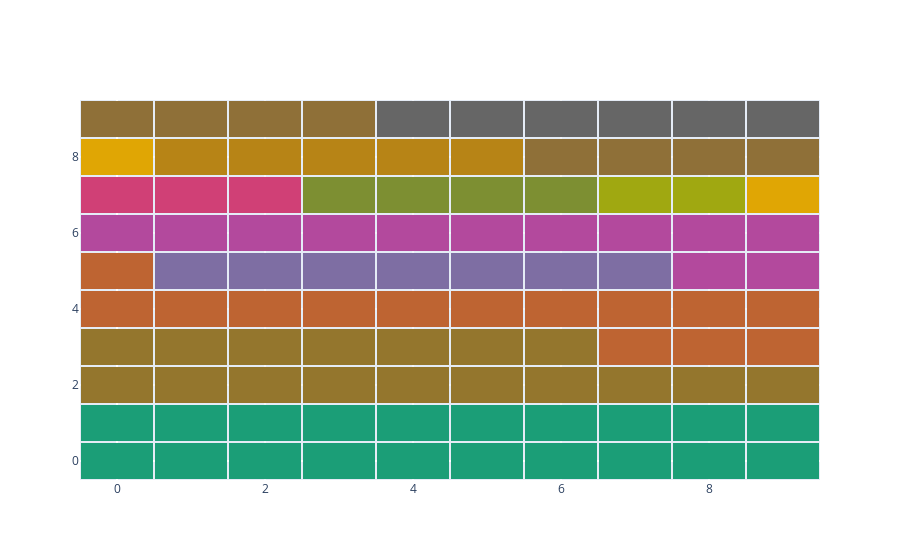

Notebook source saved alongside this figure:
### Markdown cell above
Let's have a look at what we have until now.

### Code cell
fig.show()

### Figure 1 — Plotly figure (JSON) as saved in the notebook; plotly's stock layout.template omitted (floating-point values rounded to 4 significant figures)
{"data": [{"colorscale": [[0, "rgb(27,158,119)"], [0.1429, "rgb(217,95,2)"], [0.2857, "rgb(117,112,179)"], [0.4286, "rgb(231,41,138)"], [0.5714, "rgb(102,166,30)"], [0.7143, "rgb(230,171,2)"], [0.8571, "rgb(166,118,29)"], [1, "rgb(102,102,102)"]], "customdata": [["GRÜNE<br>19.6 %", "GRÜNE<br>19.6 %", "GRÜNE<br>19.6 %", "GRÜNE<br>19.6 %", "GRÜNE<br>19.6 %", "GRÜNE<br>19.6 %", "GRÜNE<br>19.6 %", "GRÜNE<br>19.6 %", "GRÜNE<br>19.6 %", "GRÜNE<br>19.6 %"], ["GRÜNE<br>19.6 %", "GRÜNE<br>19.6 %", "GRÜNE<br>19.6 %", "GRÜNE<br>19.6 %", "GRÜNE<br>19.6 %", "GRÜNE<br>19.6 %", "GRÜNE<br>19.6 %", "GRÜNE<br>19.6 %", "GRÜNE<br>19.6 %", "GRÜNE<br>19.6 %"], ["CDU<br>17.6 %", "CDU<br>17.6 %", "CDU<br>17.6 %", "CDU<br>17.6 %", "CDU<br>17.6 %", "CDU<br>17.6 %", "CDU<br>17.6 %", "CDU<br>17.6 %", "CDU<br>17.6 %", "CDU<br>17.6 %"], ["CDU<br>17.6 %", "CDU<br>17.6 %", "CDU<br>17.6 %", "CDU<br>17.6 %", "CDU<br>17.6 %", "CDU<br>17.6 %", "CDU<br>17.6 %", "SPD<br>13.3 %", "SPD<br>13.3 %", "SPD<br>13.3 %"], ["SPD<br>13.3 %", "SPD<br>13.3 %", "SPD<br>13.3 %", "SPD<br>13.3 %", "SPD<br>13.3 %", "SPD<br>13.3 %", "SPD<br>13.3 %", "SPD<br>13.3 %", "SPD<br>13.3 %", "SPD<br>13.3 %"], ["SPD<br>13.3 %", "DIE LINKE<br>7.3 %", "DIE LINKE<br>7.3 %", "DIE LINKE<br>7.3 %", "DIE LINKE<br>7.3 %", "DIE LINKE<br>7.3 %", "DIE LINKE<br>7.3 %", "DIE LINKE<br>7.3 %", "AfD<br>11.6 %", "AfD<br>11.6 %"], ["AfD<br>11.6 %", "AfD<br>11.6 %", "AfD<br>11.6 %", "AfD<br>11.6 %", "AfD<br>11.6 %", "AfD<br>11.6 %", "AfD<br>11.6 %", "AfD<br>11.6 %", "AfD<br>11.6 %", "AfD<br>11.6 %"], ["Die PARTEI<br>3.4 %", "Die PARTEI<br>3.4 %", "Die PARTEI<br>3.4 %", "FDP<br>4.4 %", "FDP<br>4.4 %", "FDP<br>4.4 %", "FDP<br>4.4 %", "Tierschutzpartei<br>2.1 %", "Tierschutzpartei<br>2.1 %", "MERA25<br>1.4 %"], ["MERA25<br>1.4 %", "Volt<br>4.8 %", "Volt<br>4.8 %", "Volt<br>4.8 %", "Volt<br>4.8 %", "Volt<br>4.8 %", "BSW<br>8.7 %", "BSW<br>8.7 %", "BSW<br>8.7 %", "BSW<br>8.7 %"], ["BSW<br>8.7 %", "BSW<br>8.7 %", "BSW<br>8.7 %", "BSW<br>8.7 %", "Other<br>5.7 %", "Other<br>5.7 %", "Other<br>5.7 %", "Other<br>5.7 %", "Other<br>5.7 %", "Other<br>5.7 %"]], "hovertemplate": "%{customdata}<extra></extra>", "showscale": false, "type": "heatmap", "xgap": 2, "ygap": 2, "z": [[0, 0, 0, 0, 0, 0, 0, 0, 0, 0], [0, 0, 0, 0, 0, 0, 0, 0, 0, 0], [1, 1, 1, 1, 1, 1, 1, 1, 1, 1], [1, 1, 1, 1, 1, 1, 1, 2, 2, 2], [2, 2, 2, 2, 2, 2, 2, 2, 2, 2], [2, 3, 3, 3, 3, 3, 3, 3, 4, 4], [4, 4, 4, 4, 4, 4, 4, 4, 4, 4], [5, 5, 5, 6, 6, 6, 6, 7, 7, 8], [8, 9, 9, 9, 9, 9, 10, 10, 10, 10], [10, 10, 10, 10, 11, 11, 11, 11, 11, 11]]}], "layout": {}}
